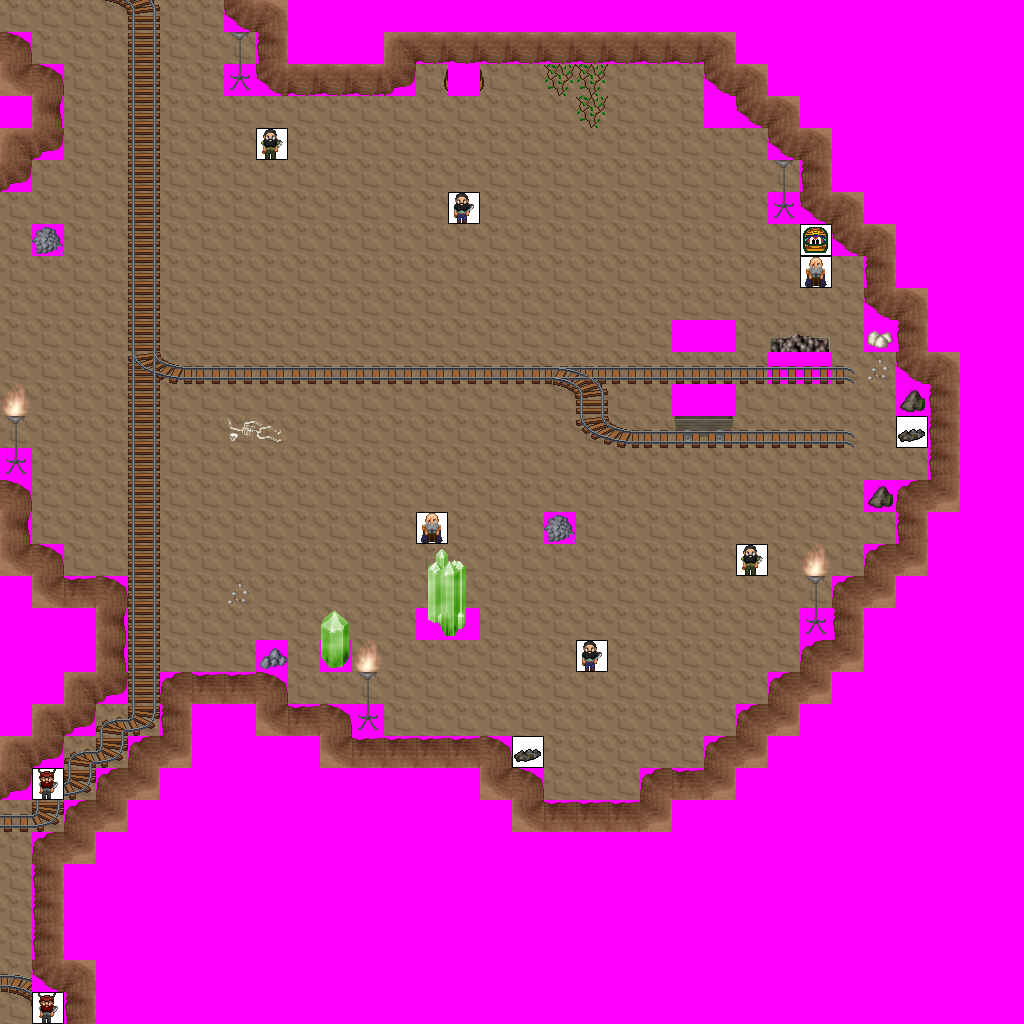

This is a level from a 2D game, rendered from its Tiled map with the project's own tilesets. A one-line summary and the map file follow, with tile-layer data summarised:
An orthogonal 32x32 tile map with 32x32 px tiles, 6 tile layers (Ground, Objects, Above, Walkable, ...), 18 tilesets and 6 objects (3x newmap, from_east_0, from_north_0, from_south_0).

<map version="1.0" orientation="orthogonal" width="32" height="32" tilewidth="32" tileheight="32">
 <tileset firstgid="1" name="ground_brown" tilewidth="32" tileheight="32">
  <image source="../drawable/ground_brown.png" width="160" height="32" />
 </tileset>
 <tileset firstgid="6" name="ground_rock_rocks_2" tilewidth="32" tileheight="32">
  <image source="../drawable/ground_rock_rocks_2.png" width="64" height="64" />
 </tileset>
 <tileset firstgid="10" name="ground_rock_rocks" tilewidth="32" tileheight="32">
  <image source="../drawable/ground_rock_rocks.png" width="64" height="64" />
 </tileset>
 <tileset firstgid="14" name="furniture_light_iron_lamp" tilewidth="32" tileheight="32">
  <image source="../drawable/furniture_light_iron_lamp.png" width="32" height="96" />
 </tileset>
 <tileset firstgid="17" name="item_pot_barrel" tilewidth="32" tileheight="32">
  <image source="../drawable/item_pot_barrel.png" width="32" height="64" />
 </tileset>
 <tileset firstgid="19" name="item_corpse_skeleton" tilewidth="32" tileheight="32">
  <image source="../drawable/item_corpse_skeleton.png" width="64" height="64" />
 </tileset>
 <tileset firstgid="23" name="ground_rock_green_crystal" tilewidth="32" tileheight="32">
  <image source="../drawable/ground_rock_green_crystal.png" width="96" height="96" />
 </tileset>
 <tileset firstgid="32" name="furniture_light_flames" tilewidth="32" tileheight="32">
  <image source="../drawable/furniture_light_flames.png" width="192" height="32" />
 </tileset>
 <tileset firstgid="38" name="item_pot_pot_golden_centred" tilewidth="32" tileheight="32">
  <image source="../drawable/item_pot_pot_golden_centred.png" width="96" height="32" />
 </tileset>
 <tileset firstgid="41" name="plant_vine" tilewidth="32" tileheight="32">
  <image source="../drawable/plant_vine.png" width="32" height="96" />
 </tileset>
 <tileset firstgid="44" name="item_pot_pot_purple" tilewidth="32" tileheight="32">
  <image source="../drawable/item_pot_pot_purple.png" width="32" height="32" />
 </tileset>
 <tileset firstgid="45" name="object_mine_carts" tilewidth="32" tileheight="32">
  <image source="../drawable/object_mine_carts.png" width="128" height="64" />
 </tileset>
 <tileset firstgid="53" name="logic_creature_dwarf" tilewidth="32" tileheight="32">
  <image source="../drawable/logic_creature_dwarf.png" width="256" height="32" />
 </tileset>
 <tileset firstgid="61" name="logic_creature_hybrid" tilewidth="32" tileheight="32">
  <image source="../drawable/logic_creature_hybrid.png" width="256" height="64" />
 </tileset>
 <tileset firstgid="77" name="logic_item_resources" tilewidth="32" tileheight="32">
  <image source="../drawable/logic_item_resources.png" width="192" height="32" />
 </tileset>
 <tileset firstgid="83" name="building_wall_int_sandstone" tilewidth="32" tileheight="32">
  <image source="../drawable/building_wall_int_sandstone.png" width="96" height="160" />
 </tileset>
 <tileset firstgid="98" name="object_mine_rails_2" tilewidth="32" tileheight="32">
  <image source="../drawable/object_mine_rails_2.png" width="256" height="256" />
 </tileset>
 <tileset firstgid="162" name="walkable_sentinel" tilewidth="32" tileheight="32">
  <image source="../drawable/walkable_sentinel.png" width="32" height="32" />
 </tileset>
 <layer name="Ground" width="32" height="32">
  <data>[1024 cells, 1024 non-empty, 2 distinct tile ids]</data>
 </layer>
 <layer name="Objects" width="32" height="32">
  <data>[1024 cells, 16 non-empty, 11 distinct tile ids]</data>
 </layer>
 <layer name="Above" width="32" height="32">
  <data>[1024 cells, 19 non-empty, 11 distinct tile ids]</data>
 </layer>
 <layer name="Walkable" width="32" height="32">
  <data>[1024 cells, 506 non-empty, 1 distinct tile ids]</data>
 </layer>
 <layer name="Objects_stendhal" width="32" height="32">
  <data>[1024 cells, 201 non-empty, 39 distinct tile ids]</data>
 </layer>
 <layer name="Objects_stendhal2" width="32" height="32">
  <data>[1024 cells, 11 non-empty, 6 distinct tile ids]</data>
 </layer>
 <objectgroup name="Mapevents" width="32" height="32">
  <object name="exit_west_0" type="newmap" x="0" y="800" width="32" height="224">
   <properties>
    <property name="map" value="level_2_orril_dwarf_mine_x0_y1" />
    <property name="place" value="from_west_0" />
   </properties>
  </object>
  <object name="exit_south_0" type="newmap" x="0" y="992" width="64" height="32">
   <properties>
    <property name="map" value="level_2_orril_dwarf_mine_x1_y2" />
    <property name="place" value="from_south_0" />
   </properties>
  </object>
  <object name="exit_north_0" type="newmap" x="0" y="0" width="192" height="32">
   <properties>
    <property name="map" value="level_2_orril_dwarf_mine_x1_y0" />
    <property name="place" value="from_north_0" />
   </properties>
  </object>
 </objectgroup>
 <objectgroup name="Spawn" width="32" height="32">
  <object name="from_east_0" x="0" y="896" width="32" height="32" />
  <object name="from_north_0" x="32" y="992" width="32" height="32" />
  <object name="from_south_0" x="96" y="0" width="32" height="32" />
 </objectgroup>
 <objectgroup name="Keys" width="32" height="32" />
 <objectgroup name="Replace" width="32" height="32" />
</map>
